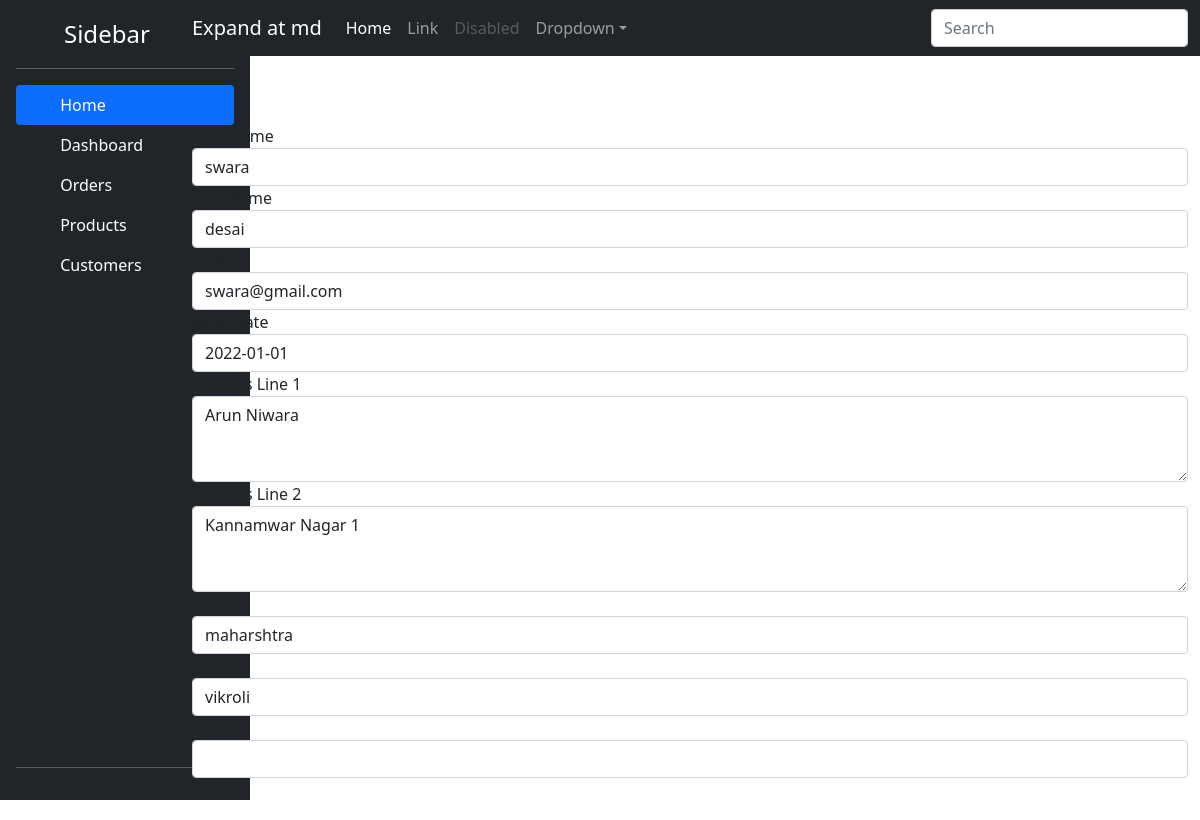
Screenshot of /myapp/edit/11 with the database file from the repository.
### myapp/models.py (models this page shows)
class SiteUser(models.Model):
    class Meta:
        db_table = 'siteuser'
    id = models.AutoField(primary_key=True)
    firstName = models.CharField(max_length=150)
    lastName = models.CharField(max_length=150)
    addressLine1 =models.CharField(max_length=500)
    addressLine2 =models.CharField(max_length=500)
    email = models.EmailField(max_length=255, blank=False, unique=True)
    dob =models.DateField()
    city = models.CharField(max_length = 150)
    state = models.CharField(max_length = 150)
    country = models.IntegerField()
    pin=models.CharField(max_length = 20,default="")
    status = models.CharField(max_length=100)
    createdAt = models.DateTimeField(default=timezone.now)
    updatedAt = models.DateTimeField(default=timezone.now)

### myapp/views.py (the view)
# urls.py: path('edit/<int:pk>', views.EditView.as_view(), name="edit_site_user"),
class EditView(UpdateView):
    model = SiteUser
    form_class = SiteUserForm
    pk_url_kwarg = 'pk'
    template_name = 'myapp/edit_view.html'
    success_url = '/myapp'

### templates/myapp/edit_view.html (shortened to what this page needs)
{% extends 'base.html' %}
{% block content %}
<div class="container pt-5">
    <form method="post" novalidate>
        {% for field in form.visible_fields %}
            <div class="form-group">
                <label for="{{ field.id_for_label }}">{{field.label}}</label>
                {{field}}
            </div>
        {% endfor %}
    </form>
</div>
{% endblock %}

### static/css/navbar.css (style rules this page uses)
body { padding-bottom: 20px; }

### rows the page displays
SiteUser: visible_fields "swara" "desai" "swara@gmail.com" "2022-01-01" "Arun Niwara" "Kannamwar Nagar 1" "maharshtra" "vikroli"

### other values shown
{{ field.label }} "First Name" "Last Name" "Birth Date" "Address Line 1" "Address Line 2"
